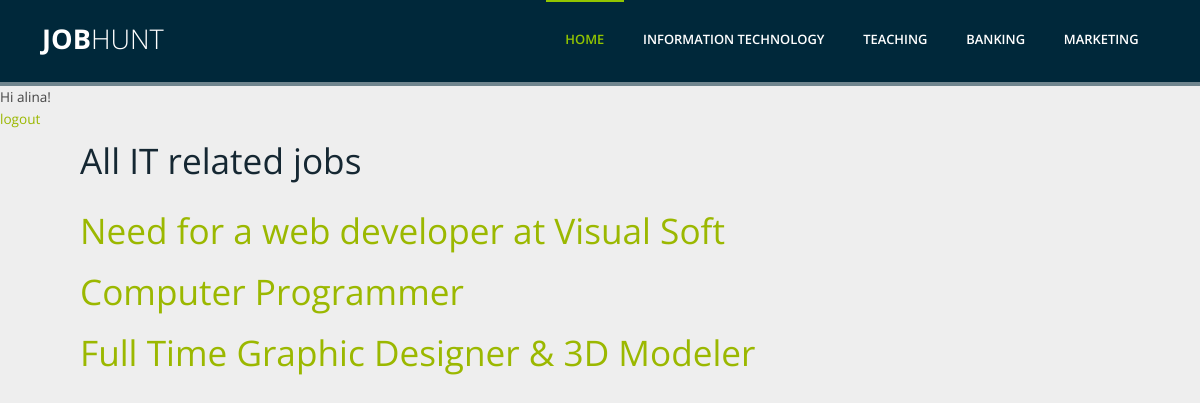
/category/it/ (signed in), run on the app's committed database.
### project/models.py (models this page shows, shortened)
class Post(models.Model):
	title = models.CharField(max_length=500)
	detail = models.TextField()
	category_choices = (
		('IT','IT'),
		('teaching','Teaching'),
		('banking','Banking'),
		('marketing','Marketing'),
	)
	category=models.CharField(max_length=20,choices=category_choices,default='IT',)
	salary = models.IntegerField()
	location=models.CharField(max_length=200,default='islamabad',)
	contact=models.CharField(max_length=200,default='000-0000000',)
	email=models.CharField(max_length=200,default='abc@mail.com',)

### project/views.py (the view)
# urls.py: path('category/it/',views.IT.as_view(),name='it'),
class IT(ListView):
	model=Post
	template_name='it.html'

### templates/it.html
{% extends 'base.html' %}
{% block content %}
<h2 style="padding-left: 80px; padding-bottom:10px;"> All IT related jobs </h2>
	{% for post in object_list %}
	{% ifequal post.category 'IT' %}
	<div class="post-entry" style="margin-top: 15px;
	margin-bottom: 10px;
	margin-right: 150px;
	margin-left: 80px;">
		<h2><a href="{% url 'job_detail_it' post.pk %}">{{ post.title }}</a></h2>
	</div>
	{% endifequal %}
	{% endfor %}
{% endblock content %}

### templates/base.html (shortened to what this page needs)
{% load staticfiles %}
<!DOCTYPE html>
<html lang="en-US">
   <head>
      <link rel="stylesheet" href="{% static 'css/components.css' %}">
      <link rel="stylesheet" href="{% static 'css/responsee.css' %}">
      <link rel="stylesheet" href="{% static 'css/icons.css' %}">
      <link rel="stylesheet" href="{% static 'css/template-style.css' %}">
   </head>
   <body class="size-1140">
      <header>
         <nav>
            <div class="line">
               <div class="s-12 l-2">
                  <p class="logo"><strong>Job</strong>Hunt</p>
               </div>
               <div class="top-nav s-12 l-10">
                  <ul class="right">
                     <li class="active-item"><a href="{% url 'index' %}">Home</a></li>
                     <li><a href="{% url 'it' %}">Information Technology</a></li>
                     <li><a href="{% url 'teaching' %}">Teaching</a></li>
                     <li><a href="{% url 'banking' %}">Banking</a></li>
                     <li><a href="{% url 'marketing' %}">Marketing</a></li>
                  </ul>
               </div>
            </div>
         </nav>
      </header>
	  {% if user.is_authenticated %}
<p>Hi {{ user.username }}!</p>
<p><a href="{% url 'logout' %}">logout</a></p
{% else %}
<p>You are not logged in.</p>
<a href="{% url 'login' %}">login</a>
{% endif %}
<div class="container">
	{% block content %}
	{% endblock content %}
</body>
</html>

### static/css/responsee.css (style rules this page uses)
* { -webkit-box-sizing:border-box; -moz-box-sizing:border-box; box-sizing:border-box; margin:0; }
body { background:none repeat scroll 0 0 #eeeeee; font-size:16px; font-family:"Open Sans",Arial,sans-serif; color:#444; }
h1,h2,h3,h4,h5,h6 { color:#152732; font-weight: normal; line-height: 1.3; margin:0.5rem 0; }
h2 { font-size:2.2rem; }
a, a:link, a:visited, a:hover, a:active { text-decoration:none; color:#9BB800; transition:color 0.20s linear 0s; -o-transition:color 0.20s linear 0s; -ms-transition:color 0.20s linear 0s; -moz-transition:color 0.20s linear 0s; -webkit-transition:color 0.20s linear 0s; }
p,li,dl,blockquote,table,kbd { font-size: 0.85rem; line-height: 1.6; }
b,strong { font-weight:700; }
.size-960 .line,.size-1140 .line,.size-1280 .line,.size-1520 .line { margin:0 auto; padding:0 0.625rem; }
li { padding:0; }
ul,ol { padding-left:1.25rem; }
.size-1140 .line { max-width:71rem; }
nav { display:block; width:100%; background:#152732; }
.line:after, nav:after, .center:after, .box:after, .margin:after, .margin2x:after { clear:both; content:"."; display:block; height:0; line-height:0; overflow: hidden; visibility:hidden; }
.top-nav ul { padding:0; }
.top-nav li { float:left; list-style:none outside none; cursor:pointer; }
.top-nav li a { color:#fff; display:block; font-size:1rem; padding:1.25rem; }
.top-nav .active-item a { background:#2b4c61; }
.aside-nav a,.aside-nav a:link,.aside-nav a:visited,.aside-nav li > ul,.top-nav a,.top-nav a:link,.top-nav a:visited { transition:background 0.20s linear 0s; -o-transition:background 0.20s linear 0s; -ms-transition:background 0.20s linear 0s; -moz-transition:background 0.20s linear 0s; -webkit-transition:background 0.20s linear 0s; }
.line { clear:left; }
.s-1,.s-2,.s-five,.s-3,.s-4,.s-5,.s-6,.s-7,.s-8,.s-9,.s-10,.s-11,.s-12,.m-1,.m-2,.m-five,.m-3,.m-4,.m-5,.m-6,.m-7,.m-8,.m-9,.m-10,.m-11,.m-12,.l-1,.l-2,.l-five,.l-3,.l-4,.l-5,.l-6,.l-7,.l-8,.l-9,.l-10,.l-11,.l-12,.xl-1,.xl-2,.xl-five,.xl-3,.xl-4,.xl-5,.xl-6,.xl-7,.xl-8,.xl-9,.xl-10,.xl-11,.xl-12,.xxl-1,.xxl-2,.xxl-five,.xxl-3,.xxl-4,.xxl-5,.xxl-6,.xxl-7,.xxl-8,.xxl-9,.xxl-10,.xxl-11,.xxl-12 { float:left; position:static; }
.s-12 { width:100%; }
.l-2 { width:16.6666%; }
.l-10 { width:83.3333%; }
.right { float:right; }
@media screen and (max-width:1366px) { .size-960,.size-1140,.size-1280,.size-1520 { max-width:1366px; } }
@media screen and (max-width:1366px) { .s-12 { width:100% } }
@media screen and (max-width:1366px) { .l-2 { width:16.6666%; } }
@media screen and (max-width:1366px) { .l-10 { width:83.3333%; } }

### static/css/template-style.css (style rules this page uses)
nav { background: none repeat scroll 0 0 #00283a; }
header { border-bottom: 4px solid rgba(0, 40, 58, 0.53); width: 100%; z-index: 10; }
p.logo { color: #fff; font-size: 1.7em; font-weight: 300; position: relative; text-transform: uppercase; top: 0.625em; }
p.logo strong { font-weight: 700; }
.top-nav li a { border-top: 2px solid #00283a; color: #fff; font-size: 0.95em; font-weight: 600; padding: 2.1em 1.5em 2.5em; text-transform: uppercase; transition: all 0.20s linear 0s; -o-transition: all 0.20s linear 0s; -ms-transition: all 0.20s linear 0s; -moz-transition: all 0.20s linear 0s; -webkit-transition: all 0.20s linear 0s; }
.top-nav li a:hover, .top-nav li.active-item a { background: none repeat scroll 0 0 #00283a; border-top: 2px solid #92c500; color: #92c500; position: relative; }

### data on the page
Post: title "Need for a web developer at Visual Soft"
Post: title "Computer Programmer"
Post: title "Full Time Graphic Designer & 3D Modeler"

### other printed values
{{ user.username }} "alina"
